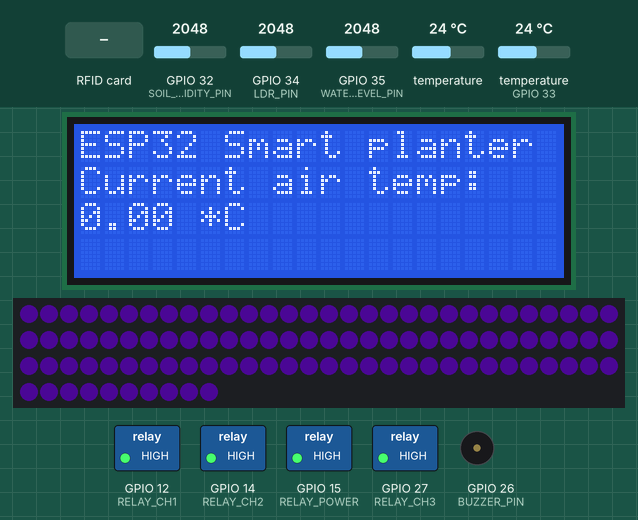
Bench run of a program on a simulated ESP32. Parts: 20×4 character LCD, 100 RGB LEDs in strip order, left to right, continuing on the next row, switched loads named in the program (green lamp = pin HIGH), buzzer (waves = sounding). The test bench sets the inputs (shaded band); at power-on: GPIO 34 (LDR_PIN) = 2048, GPIO 32 (SOIL_HUMIDITY_PIN) = 2048, GPIO 35 (WATER_LEVEL_PIN) = 2048, temperature 24 °C, temperature (sensor on GPIO 33) 24 °C. Dim RGB values are drawn brighter than linear; WiFi joins after 1.5 s; servers stay silent unless stated; no MQTT or app messages arrive unless stated; what the program prints to the serial monitor is not drawn.

Above: at 4.2 s.
4.3 s: RFID card D3 1E 1C 19 held to the reader
At 6.3 s:
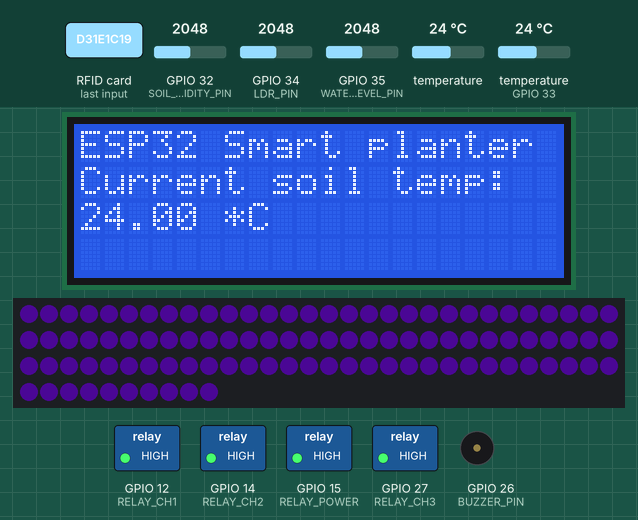
12.1 s: RFID card 93 EC 11 19 held to the reader
At 14.1 s:
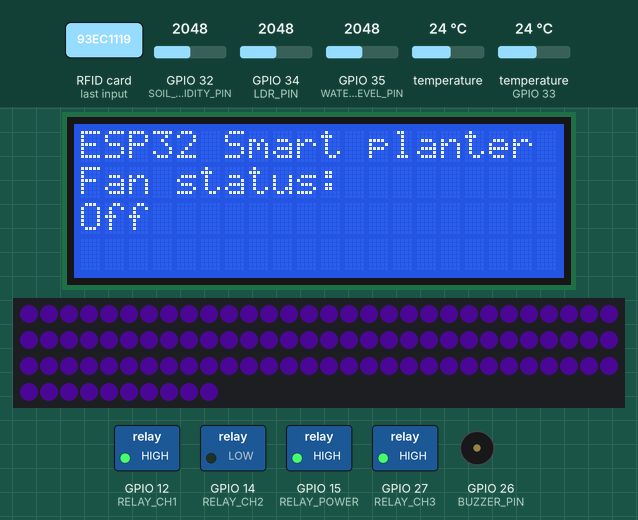
19.1 s: GPIO 34 (LDR_PIN) set to 122
At 26.8 s:
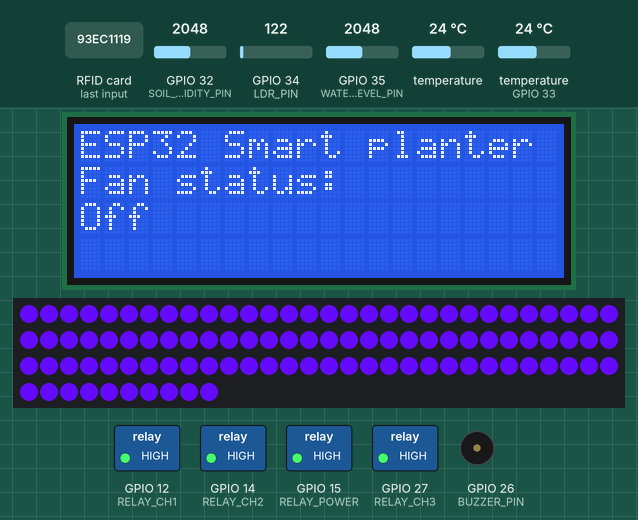
29.9 s: RFID card 5E 7A 19 C4 held to the reader
At 31.5 s:
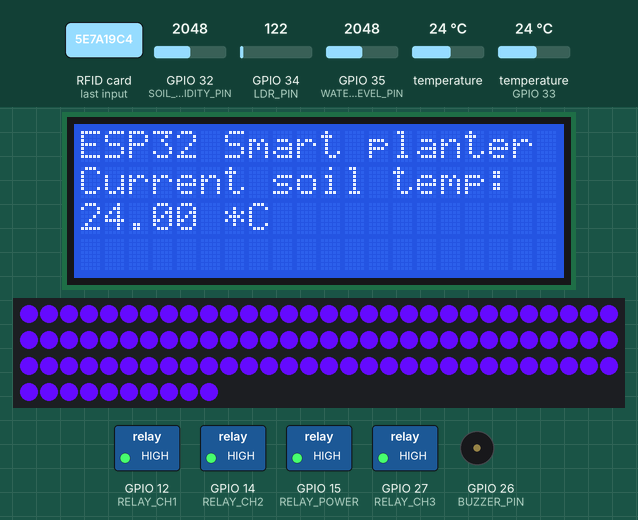
32.4 s: GPIO 34 (LDR_PIN) set to 591
39.1 s: GPIO 34 (LDR_PIN) set to 689
At 47.5 s:
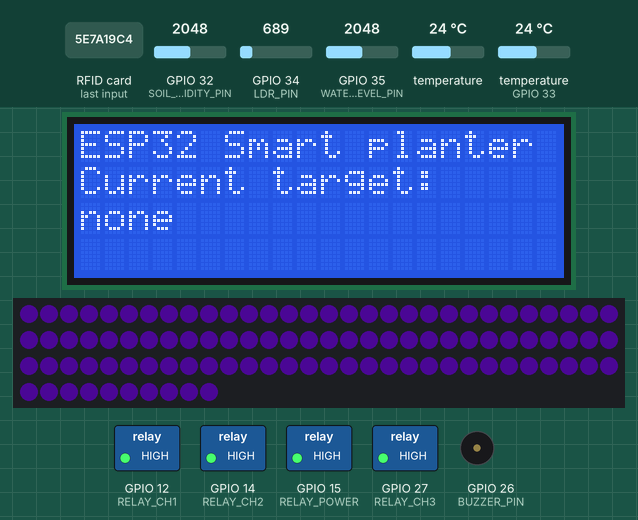
Timing chart, 0 to 49.0 s (numbered marks = the images above; inputs shaded):
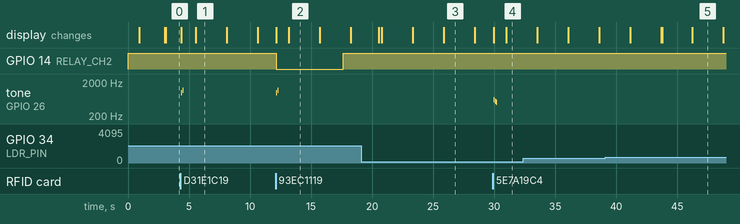

Measured:
- the behaviour switches between 650 and 651 on GPIO 34 (LDR_PIN) (found by bisection; images 4 and 5)
- after the input at 4.3 s, tone on GPIO 26 (BUZZER_PIN): silent → 950 Hz after 0.08 s, → silent 0.08 s later, → 1150 Hz 0.05 s later, → silent 0.08 s later; the display: first changes after 0.08 s (image 1 shows a later state)
- after the input at 12.1 s, GPIO 14 (RELAY_CH2): HIGH → LOW after 0.05 s, → HIGH 5.5 s later; tone on GPIO 26 (BUZZER_PIN): silent → 950 Hz after 0.05 s, → silent 0.08 s later, → 1150 Hz 0.05 s later, → silent 0.08 s later; the display: first changes after 0.05 s (image 2 shows a later state)
- after the input at 29.9 s, tone on GPIO 26 (BUZZER_PIN): plays 600 Hz for 0.06 s, 550 Hz for 0.06 s, 500 Hz for 0.06 s, starting after 0.08 s; the display: first changes after 0.08 s (image 4 shows a later state)
- what the display in image 1 shows lasts 2.6 s, from 5.5 s to 8.1 s

The program:

main.cpp
```cpp
/* --- Libraries --- */
#include <Arduino.h>
#include <SPI.h>
#include <Adafruit_PN532.h>
#include <Wire.h>
#include <LiquidCrystal_I2C.h>
#include <Adafruit_Sensor.h>
#include <Adafruit_BME280.h>
#include <FastLED.h>
#include <OneWire.h>
#include <DallasTemperature.h>
#include <WiFi.h>
#include <PubSubClient.h>
#include <freertos/FreeRTOS.h>
#include <freertos/task.h>

// MQTT settings
#define mqtt_server "nebulabit.local"
#define mqtt_port 1883
#define mqtt_username "test"
#define mqtt_password "test"

// MQTT topics
#define TOPIC_TEMP "planter/temperature"
#define TOPIC_SOIL_TEMP "planter/soil_temperature"
#define TOPIC_LDR "planter/ldr"
#define TOPIC_FAN_STATUS "planter/fan_status"
#define TOPIC_PUMP_STATUS "planter/pump_status"
#define TOPIC_TARGET "planter/target"
#define TOPIC_SOIL_HUMIDITY "planter/soil_humidity"
#define TOPIC_RESERVOIR_LEVEL "planter/reservoir_level"

// WiFi settings
#define WIFI_SSID "SSID"
#define WIFI_PASSWORD "PASS"

// OneWire bus (soil temperature sensor)
#define ONE_WIRE_BUS 33
// Setup a oneWire instance to communicate with any OneWire devices
OneWire oneWire(ONE_WIRE_BUS);

// Pass the oneWire reference to the Dallas Temperature sensor
DallasTemperature sensors(&oneWire);

// LCD stuff
#define LCD_ADDRESS 0x27

#define LCD_COLUMNS 20
#define LCD_ROWS 4

LiquidCrystal_I2C lcd(LCD_ADDRESS, LCD_COLUMNS, LCD_ROWS);

//SPI (RFID reader) stuff
#define SS_PIN   5 // Set the SPI SS PIN
#define SCK_PIN  18
#define MOSI_PIN 23
#define MISO_PIN 19
#define RST_PIN  25 // Set the PN532 RST PIN

Adafruit_PN532 nfc(SCK_PIN, MISO_PIN, MOSI_PIN, SS_PIN);

// unsigned long previousTempMillis = 0;  // Variable to store the last time temperature was printed
// const long tempInterval = 1000;         // Interval at which to print temperature (in milliseconds)

//Buzzer
#define BUZZER_PIN 26 // Define the pin number for the buzzer

// BME 280
#define SEALEVELPRESSURE_HPA (1013.25)

#define BME280_ADDRESS 0x76 // BME280 I2C address

Adafruit_BME280 bme;

// LDR
#define LDR_PIN 34 // Define the pin connected to the LDR

// LED strip
#define LED_PIN 13
#define NUM_LEDS 100

CRGB leds[NUM_LEDS];

// Relay stuff
#define RELAY_CH1 12
#define RELAY_CH2 14
#define RELAY_CH3 27

#define RELAY_POWER 15

// Soil humidity sensor
#define SOIL_HUMIDITY_PIN 32

#define WATER_LEVEL_PIN 35

// Variables to store current target, etc.
String currentTarget = "none";

int ldrValue;

// Tell the lights when to turn on or off, if they turn off or on at unexpected times, try to tweak this value until it works for you.
#define LDR_TRIGGER 600

// Variables for temperature and other things that have to be stored globally
float temperature;

float soilTempC;

bool fanStatus = false;
bool pumpStatus = false;

float soilHumidity;

float waterLevel;

// Create an instance of the WiFi and MQTT client
WiFiClient espClient;
PubSubClient client(espClient);

// Function prototypes
void rfidTask(void *parameter);
void lcdTask(void *parameter);
void lcdHeading();
void ldrCheck();
void relayLogic();
void setup_wifi();
void reconnect();
void sendMQTTData();

void setup() {
  // set all the pins to the correct modes
  pinMode(RELAY_CH1, OUTPUT);
  pinMode(RELAY_CH2, OUTPUT);
  pinMode(RELAY_CH3, OUTPUT);
  pinMode(RELAY_POWER, OUTPUT);

  pinMode(SOIL_HUMIDITY_PIN, INPUT);
  pinMode(WATER_LEVEL_PIN, INPUT);

  //disable the relay channels by default
  digitalWrite(RELAY_CH1, HIGH);
  digitalWrite(RELAY_CH2, HIGH);
  digitalWrite(RELAY_CH3, HIGH);
  digitalWrite(RELAY_POWER, LOW); // Disable power for relay at startup to prevent issues

  // start serial communication
  Serial.begin(9600);
  Serial.println("Hello!");

  // Initialize the I2C communication
  Wire.begin(); // SDA pin 21, SCL pin 22

  // Initialize the LCD
  lcd.init();
  // Turn on the lcd backlight
  lcd.backlight();

  lcdHeading();

  // Initialize the DS18B20 sensor
  sensors.begin();

  // Initialize the RFID reader
  nfc.begin();

  // print RFID reader info on serial console and show if there is one present or not on the LCD & serial monitor
  uint32_t versiondata = nfc.getFirmwareVersion();
  if (!versiondata) {
    Serial.print("Didn't find PN53x board");
    lcd.setCursor(0, 3);
    lcd.print("Didn't find PN53x!");
    while (1); // Halt
  }

  // Got good data, print it. (firmware version & chip type)
  Serial.print("Found chip PN5"); Serial.println((versiondata >> 24) & 0xFF, HEX);
  Serial.print("Firmware ver. "); Serial.print((versiondata >> 16) & 0xFF, DEC);
  Serial.print('.'); Serial.println((versiondata >> 8) & 0xFF, DEC);

  lcd.setCursor(0, 3);
  lcd.print("Found RFID reader!");
  delay(250);

  // Configure board to read RFID tags
  nfc.SAMConfig();
  Serial.println("Waiting for an RFID card...");
  lcd.clear();

  lcdHeading();
  lcd.setCursor(0, 3);
  lcd.print("Found RFID reader!  ");

  delay(500);

  // check if the BME280 sensor is present, if not wait and try again until one is found
  while (!bme.begin(BME280_ADDRESS)) {
    Serial.println("Could not find a valid BME280 sensor, check wiring!");
    lcd.setCursor(0, 3);
    lcd.print("No valid BME280!    ");
    delay(500);
  }

  lcd.setCursor(0, 3);
  lcd.print("BME280 found!       ");

  delay(500);

  // start wifi conection
  setup_wifi();
  client.setServer(mqtt_server, mqtt_port);

  FastLED.addLeds<WS2812B, LED_PIN, GRB>(leds, NUM_LEDS); // Activate LEDs

  lcd.clear();
  lcdHeading();

  // Create task for RFID reading
  xTaskCreatePinnedToCore(
    rfidTask,          // Task function
    "RFID Task",       // Task name
    10000,             // Stack size (words)
    NULL,              // Task parameter
    1,                 // Priority
    NULL,              // Task handle
    0                  // Core to run the task on (0 or 1)
  );

  xTaskCreatePinnedToCore(
    lcdTask,          // Task function
    "RFID Task",       // Task name
    10000,             // Stack size (words)
    NULL,              // Task parameter
    2,                 // Priority
    NULL,              // Task handle
    1                 // Core to run the task on (0 or 1)
  );

  delay(100);
  // enable relay again
  digitalWrite(RELAY_POWER, HIGH);
}

void loop() {
  // handle disconnects
  if (!client.connected()) {
    reconnect();
  }

  client.loop();


  unsigned long currentTime = millis(); // Get the current time in milliseconds

  relayLogic();

  ldrCheck();

  // Get soil temperatures
  sensors.requestTemperatures();
  soilTempC = sensors.getTempCByIndex(0);
  temperature = bme.readTemperature();
  soilHumidity = map(analogRead(SOIL_HUMIDITY_PIN), 0, 4095, 100, 0);
  waterLevel = analogRead(WATER_LEVEL_PIN);

  // Debug print temperatures
  Serial.print("Soil temperature: ");
  Serial.print(soilTempC);
  Serial.println(" °C");

  Serial.print("Air temperature: ");
  Serial.print(temperature);
  Serial.println(" °C");

  Serial.print("Soil humidity: ");
  Serial.println(soilHumidity);

  Serial.print("Water level: ");
  Serial.println(waterLevel);

  sendMQTTData(); // send teh data over MQTT

  delay(5000);

}

void setup_wifi() {
  delay(10);
  Serial.println();
  Serial.print("Connecting to ");
  Serial.println(WIFI_SSID);

  WiFi.begin(WIFI_SSID, WIFI_PASSWORD);

  while (WiFi.status() != WL_CONNECTED) {
    delay(500);
    Serial.print(".");
  }

  Serial.println("");
  Serial.println("WiFi connected");
  Serial.println("IP address: ");
  Serial.println(WiFi.localIP());
}

void reconnect() {
  while (!client.connected()) {
    Serial.print("Attempting MQTT connection...");
    if (client.connect("ESP32Client", mqtt_username, mqtt_password)) {
      Serial.println("connected");
    } else {
      Serial.print("failed, rc=");
      Serial.print(client.state());
      Serial.println(" try again in 5 seconds");
      delay(5000);
    }
  }
}

void sendMQTTData() {
  client.publish(TOPIC_TEMP, String(temperature).c_str());
  client.publish(TOPIC_SOIL_TEMP, String(soilTempC).c_str());
  client.publish(TOPIC_LDR, String(ldrValue).c_str());
  client.publish(TOPIC_RESERVOIR_LEVEL, String(map(waterLevel, 0, 4095, 0, 100)).c_str());
  if (fanStatus) {
    client.publish(TOPIC_FAN_STATUS, String("1").c_str());
  } else if (!fanStatus) {
    client.publish(TOPIC_FAN_STATUS, String("0").c_str());
  }
  if (pumpStatus) {
    client.publish(TOPIC_PUMP_STATUS, String("1").c_str());
  } else if (!pumpStatus) {
    client.publish(TOPIC_PUMP_STATUS, String("0").c_str());
  }
  client.publish(TOPIC_TARGET, currentTarget.c_str());
  client.publish(TOPIC_SOIL_HUMIDITY, String(soilHumidity).c_str());
}


void relayLogic() {
  if(currentTarget == "Strawberries" & temperature > 23){
    digitalWrite(RELAY_CH1, LOW);
    fanStatus = true;
  } else if(currentTarget == "Strawberries" & temperature <= 21){
    digitalWrite(RELAY_CH1, HIGH);
    fanStatus = false;
  } else if(currentTarget == "Tomatoes" & temperature > 28){
    digitalWrite(RELAY_CH1, LOW);
    fanStatus = true;
  } else if(currentTarget == "Tomatoes" & temperature <= 24){
    digitalWrite(RELAY_CH1, HIGH);
    fanStatus = false;
  } else if(currentTarget == "Cabbage" & temperature > 21){
    digitalWrite(RELAY_CH1, LOW);
    fanStatus = true;
  } else if(currentTarget == "Cabbage" & temperature <= 18){
    digitalWrite(RELAY_CH1, HIGH);
    fanStatus = false;
  } else {
    digitalWrite(RELAY_CH1, HIGH);
    fanStatus = false;
  }
}

void lcdHeading() {
  lcd.setCursor(0, 0);
  lcd.print("ESP32 Smart planter");
}

void buzzerAccept() {
  tone(BUZZER_PIN, 950);
  delay(75);
  noTone(BUZZER_PIN);
  delay(50);
  tone(BUZZER_PIN, 1150);
  delay(75);
  noTone(BUZZER_PIN);
  delay(300);
}

void buzzerDeny() {
  tone(BUZZER_PIN, 600);
  delay(60);
  noTone(BUZZER_PIN);
  delay(40);
  tone(BUZZER_PIN, 550);
  delay(60);
  noTone(BUZZER_PIN);
  delay(40);
  tone(BUZZER_PIN, 500);
  delay(60);
  noTone(BUZZER_PIN);
  delay(240);
}

void ldrCheck() {
  ldrValue = analogRead(LDR_PIN); // Read the analog value from the LDR
  Serial.print("LDR Value: ");
  Serial.println(ldrValue); // Print the value to the serial monitor
  if (int(ldrValue) < LDR_TRIGGER - 50) {
    fill_solid(leds, NUM_LEDS, CRGB(100, 10, 255)); // color
  FastLED.show();
  } else if (int(ldrValue) > LDR_TRIGGER + 50) {
    fill_solid(leds, NUM_LEDS, CRGB(10, 1, 20)); // dark
  FastLED.show();
  }
}

void lcdTask(void *parameter) {
  while(1){
    lcd.clear();
    lcdHeading();
    lcd.setCursor(0, 1);
    lcd.print("Current air temp:");
    lcd.setCursor(0, 2);
    lcd.print(String(temperature) + " *C");

    delay(2500);

    lcd.clear();
    lcdHeading();
    lcd.setCursor(0, 1);
    lcd.print("Current soil temp:");
    lcd.setCursor(0, 2);
    lcd.print(String(soilTempC) + " *C");

    delay(2500);

    lcd.clear();
    lcdHeading();
    lcd.setCursor(0, 1);
    lcd.print("Current target:");
    lcd.setCursor(0, 2);
    lcd.print(String(currentTarget));

    delay(2500);

    lcd.clear();
    lcdHeading();
    lcd.setCursor(0, 1);
    lcd.print("Current light level:");
    lcd.setCursor(0, 2);
    if(ldrValue > LDR_TRIGGER){
      lcd.print("Daytime");
    } else if(ldrValue <= LDR_TRIGGER){
      lcd.print("Nighttime");
    }

    delay(2500);

    lcd.clear();
    lcdHeading();
    lcd.setCursor(0, 1);
    lcd.print("Fan status:");
    lcd.setCursor(0, 2);
    if(fanStatus == true){
      lcd.print("Running");
    } else if(fanStatus == false){
      lcd.print("Off");
    }

    delay(2500);

  }
  vTaskDelay(2500 / portTICK_PERIOD_MS); // Delay for 2500ms before checking again
}

void rfidTask(void *parameter) {
  while (1) {
    // Check for an RFID card
    uint8_t success;
    uint8_t uid[] = { 0, 0, 0, 0, 0, 0, 0 }; // Buffer to store the returned UID
    uint8_t uidLength; // Length of the UID (4 or 7 bytes depending on ISO14443A card type)

    success = nfc.readPassiveTargetID(PN532_MIFARE_ISO14443A, uid, &uidLength);

    if (success) {
      Serial.println("Found an RFID card!");
      lcd.clear();
      lcdHeading();
      lcd.setCursor(0, 1);
      lcd.print("Found an RFID card!");

      Serial.print("UID Length: ");
      Serial.print(uidLength, DEC);
      Serial.println(" bytes");
      Serial.print("UID Value: ");
      for (uint8_t i = 0; i < uidLength; i++) {
        Serial.print(" 0x");
        Serial.print(uid[i], HEX);
      }
      Serial.println("");

      // Define the authorized UIDs
      uint8_t showCurrentTarget[] = {0x53, 0x2D, 0x1A, 0x19};
      uint8_t resetTarget[] = {0xD3, 0x1E, 0x1C, 0x19};

      uint8_t runPump[] = {0x93, 0xEC, 0x11, 0x19};

      uint8_t tomatoesUID[] = {0x13, 0x27, 0x13, 0x19};
      uint8_t cabbageUID[] = {0xF3, 0x47, 0xD, 0x19};
      uint8_t StrawberriesUID[] = {0x43, 0x7A, 0xF, 0x19};

      // Compare the UID of the card with authorized UIDs
      if (memcmp(uid, tomatoesUID, uidLength) == 0) {
        Serial.println("Tomatoes");
        lcd.clear();
        lcdHeading();

        lcd.setCursor(0, 1);
        lcd.print("Target set:");
        lcd.setCursor(0, 2);
        lcd.print("Tomatoes");

        currentTarget = "Tomatoes";

        buzzerAccept();

        delay(1000);

        noTone(BUZZER_PIN);
        digitalWrite(BUZZER_PIN, LOW);

      } else if (memcmp(uid, cabbageUID, uidLength) == 0) {
        Serial.println("Cabbage");
        lcd.clear();
        lcdHeading();

        lcd.setCursor(0, 1);
        lcd.print("Target set:");
        lcd.setCursor(0, 2);
        lcd.print("Cabbage");

        currentTarget = "Cabbage";

        buzzerAccept();

        delay(1000);

        noTone(BUZZER_PIN);
        digitalWrite(BUZZER_PIN, LOW);

      } else if (memcmp(uid, StrawberriesUID, uidLength) == 0) {
        Serial.println("Strawberries");
        lcd.clear();
        lcdHeading();

        lcd.setCursor(0, 1);
        lcd.print("Target set:");
        lcd.setCursor(0, 2);
        lcd.print("Strawberries");

        currentTarget = "Strawberries";

        buzzerAccept();

        delay(1000);

        noTone(BUZZER_PIN);
        digitalWrite(BUZZER_PIN, LOW);

      } else if (memcmp(uid, showCurrentTarget, uidLength) == 0) {
        Serial.println("showing target on lcd");
        lcd.clear();
        lcdHeading();
        lcd.setCursor(0, 1);
        lcd.print("Current target:");
        lcd.setCursor(0, 2);
        lcd.print(String(currentTarget));

        buzzerAccept();

        delay(1000);

        noTone(BUZZER_PIN);
        digitalWrite(BUZZER_PIN, LOW);

      } else if (memcmp(uid, resetTarget, uidLength) == 0) {
        Serial.println("reset target");
        lcd.clear();
        lcdHeading();

        lcd.setCursor(0, 1);
        lcd.print("Target reset.");

        currentTarget = "none";

        buzzerAccept();

        delay(1000);

        noTone(BUZZER_PIN);
        digitalWrite(BUZZER_PIN, LOW);

      } else if (memcmp(uid, runPump, uidLength) == 0) {
        Serial.println("running pump.");

        digitalWrite(RELAY_CH2, LOW);
        pumpStatus = true;

        buzzerAccept();

        delay(5000);

        digitalWrite(RELAY_CH2, HIGH);
        pumpStatus = false;

        noTone(BUZZER_PIN);
        digitalWrite(BUZZER_PIN, LOW);

      } else {
        Serial.println("Error");
        lcd.clear();
        lcdHeading();

        lcd.setCursor(0, 1);
        lcd.print("Error, unrecognised.");

        buzzerDeny();

        delay(1000);

        noTone(BUZZER_PIN);
        digitalWrite(BUZZER_PIN, LOW);

      }
    }
    vTaskDelay(100 / portTICK_PERIOD_MS); // Delay for 100ms before checking again
  }
}
```
